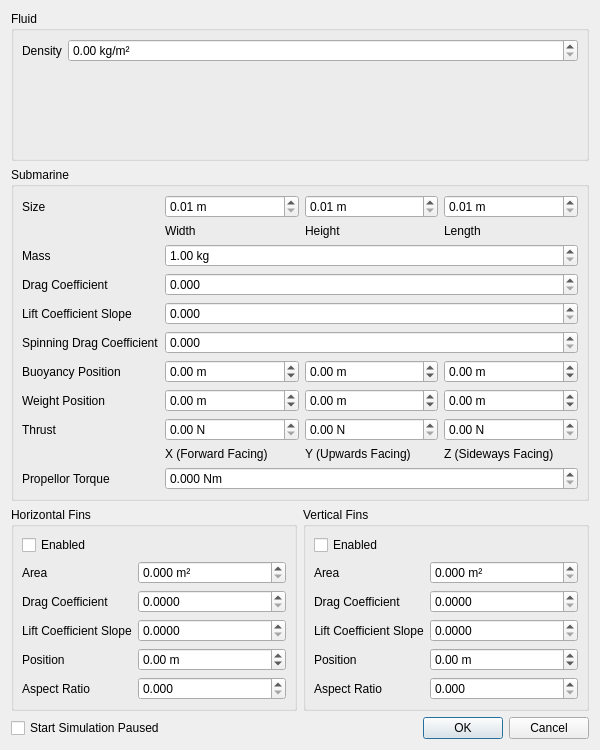
<?xml version="1.0" encoding="UTF-8"?>
<ui version="4.0">
 <class>SimulationPropertiesDialogue</class>
 <widget class="QDialog" name="SimulationPropertiesDialogue">
  <property name="geometry">
   <rect>
    <x>0</x>
    <y>0</y>
    <width>600</width>
    <height>750</height>
   </rect>
  </property>
  <property name="minimumSize">
   <size>
    <width>600</width>
    <height>750</height>
   </size>
  </property>
  <property name="windowTitle">
   <string>Simulation Properties</string>
  </property>
  <layout class="QVBoxLayout" name="verticalLayout">
   <item>
    <widget class="QGroupBox" name="groupBox">
     <property name="title">
      <string>Fluid</string>
     </property>
     <layout class="QFormLayout" name="formLayout">
      <property name="leftMargin">
       <number>8</number>
      </property>
      <property name="topMargin">
       <number>8</number>
      </property>
      <property name="rightMargin">
       <number>8</number>
      </property>
      <property name="bottomMargin">
       <number>8</number>
      </property>
      <item row="0" column="0">
       <widget class="QLabel" name="label">
        <property name="text">
         <string>Density</string>
        </property>
       </widget>
      </item>
      <item row="0" column="1">
       <widget class="QDoubleSpinBox" name="spinFluidDensity">
        <property name="suffix">
         <string> kg/m²</string>
        </property>
        <property name="minimum">
         <double>0.000000000000000</double>
        </property>
        <property name="maximum">
         <double>5000.000000000000000</double>
        </property>
       </widget>
      </item>
     </layout>
    </widget>
   </item>
   <item>
    <widget class="QGroupBox" name="groupBox_2">
     <property name="title">
      <string>Submarine</string>
     </property>
     <layout class="QFormLayout" name="formLayout_2">
      <property name="leftMargin">
       <number>8</number>
      </property>
      <property name="topMargin">
       <number>8</number>
      </property>
      <property name="rightMargin">
       <number>8</number>
      </property>
      <property name="bottomMargin">
       <number>8</number>
      </property>
      <item row="0" column="0">
       <widget class="QLabel" name="label_2">
        <property name="text">
         <string>Size</string>
        </property>
       </widget>
      </item>
      <item row="0" column="1">
       <layout class="QGridLayout" name="gridLayout">
        <item row="0" column="2">
         <widget class="QDoubleSpinBox" name="spinSubLength">
          <property name="suffix">
           <string> m</string>
          </property>
          <property name="minimum">
           <double>0.010000000000000</double>
          </property>
          <property name="maximum">
           <double>10.000000000000000</double>
          </property>
          <property name="singleStep">
           <double>0.100000000000000</double>
          </property>
         </widget>
        </item>
        <item row="0" column="1">
         <widget class="QDoubleSpinBox" name="spinSubHeight">
          <property name="suffix">
           <string> m</string>
          </property>
          <property name="minimum">
           <double>0.010000000000000</double>
          </property>
          <property name="maximum">
           <double>10.000000000000000</double>
          </property>
          <property name="singleStep">
           <double>0.100000000000000</double>
          </property>
         </widget>
        </item>
        <item row="0" column="0">
         <widget class="QDoubleSpinBox" name="spinSubWidth">
          <property name="suffix">
           <string> m</string>
          </property>
          <property name="minimum">
           <double>0.010000000000000</double>
          </property>
          <property name="maximum">
           <double>10.000000000000000</double>
          </property>
          <property name="singleStep">
           <double>0.100000000000000</double>
          </property>
         </widget>
        </item>
        <item row="1" column="0">
         <widget class="QLabel" name="label_22">
          <property name="font">
           <font>
            <pointsize>9</pointsize>
           </font>
          </property>
          <property name="text">
           <string>Width</string>
          </property>
         </widget>
        </item>
        <item row="1" column="1">
         <widget class="QLabel" name="label_3">
          <property name="font">
           <font>
            <pointsize>9</pointsize>
           </font>
          </property>
          <property name="text">
           <string>Height</string>
          </property>
         </widget>
        </item>
        <item row="1" column="2">
         <widget class="QLabel" name="label_4">
          <property name="font">
           <font>
            <pointsize>9</pointsize>
           </font>
          </property>
          <property name="text">
           <string>Length</string>
          </property>
         </widget>
        </item>
       </layout>
      </item>
      <item row="1" column="0">
       <widget class="QLabel" name="label_5">
        <property name="text">
         <string>Mass</string>
        </property>
       </widget>
      </item>
      <item row="1" column="1">
       <widget class="QDoubleSpinBox" name="spinSubMass">
        <property name="suffix">
         <string> kg</string>
        </property>
        <property name="minimum">
         <double>1.000000000000000</double>
        </property>
        <property name="maximum">
         <double>1000.000000000000000</double>
        </property>
       </widget>
      </item>
      <item row="2" column="0">
       <widget class="QLabel" name="label_6">
        <property name="text">
         <string>Drag Coefficient</string>
        </property>
       </widget>
      </item>
      <item row="2" column="1">
       <widget class="QDoubleSpinBox" name="spinSubDragCoefficient">
        <property name="decimals">
         <number>3</number>
        </property>
        <property name="maximum">
         <double>5.000000000000000</double>
        </property>
        <property name="singleStep">
         <double>0.010000000000000</double>
        </property>
       </widget>
      </item>
      <item row="3" column="0">
       <widget class="QLabel" name="label_7">
        <property name="text">
         <string>Lift Coefficient Slope</string>
        </property>
       </widget>
      </item>
      <item row="3" column="1">
       <widget class="QDoubleSpinBox" name="spinSubLiftCoefficientSlope">
        <property name="decimals">
         <number>3</number>
        </property>
        <property name="maximum">
         <double>5.000000000000000</double>
        </property>
        <property name="singleStep">
         <double>0.010000000000000</double>
        </property>
       </widget>
      </item>
      <item row="4" column="0">
       <widget class="QLabel" name="label_8">
        <property name="text">
         <string>Spinning Drag Coefficient</string>
        </property>
       </widget>
      </item>
      <item row="4" column="1">
       <widget class="QDoubleSpinBox" name="spinSubSpinningDragCoefficient">
        <property name="decimals">
         <number>3</number>
        </property>
        <property name="maximum">
         <double>5.000000000000000</double>
        </property>
        <property name="singleStep">
         <double>0.010000000000000</double>
        </property>
       </widget>
      </item>
      <item row="5" column="0">
       <widget class="QLabel" name="label_9">
        <property name="text">
         <string>Buoyancy Position</string>
        </property>
       </widget>
      </item>
      <item row="5" column="1">
       <layout class="QHBoxLayout" name="horizontalLayout_2">
        <item>
         <widget class="QDoubleSpinBox" name="spinSubBuoyancyPositionX">
          <property name="suffix">
           <string> m</string>
          </property>
          <property name="minimum">
           <double>-10.000000000000000</double>
          </property>
          <property name="maximum">
           <double>10.000000000000000</double>
          </property>
          <property name="singleStep">
           <double>0.100000000000000</double>
          </property>
         </widget>
        </item>
        <item>
         <widget class="QDoubleSpinBox" name="spinSubBuoyancyPositionY">
          <property name="suffix">
           <string> m</string>
          </property>
          <property name="minimum">
           <double>-10.000000000000000</double>
          </property>
          <property name="maximum">
           <double>10.000000000000000</double>
          </property>
          <property name="singleStep">
           <double>0.100000000000000</double>
          </property>
         </widget>
        </item>
        <item>
         <widget class="QDoubleSpinBox" name="spinSubBuoyancyPositionZ">
          <property name="suffix">
           <string> m</string>
          </property>
          <property name="minimum">
           <double>-10.000000000000000</double>
          </property>
          <property name="maximum">
           <double>10.000000000000000</double>
          </property>
          <property name="singleStep">
           <double>0.100000000000000</double>
          </property>
         </widget>
        </item>
       </layout>
      </item>
      <item row="6" column="0">
       <widget class="QLabel" name="label_10">
        <property name="text">
         <string>Weight Position</string>
        </property>
       </widget>
      </item>
      <item row="7" column="0">
       <widget class="QLabel" name="label_21">
        <property name="text">
         <string>Thrust</string>
        </property>
       </widget>
      </item>
      <item row="7" column="1">
       <layout class="QGridLayout" name="gridLayout_2">
        <item row="0" column="1">
         <widget class="QDoubleSpinBox" name="spinSubThrustY">
          <property name="suffix">
           <string> N</string>
          </property>
          <property name="maximum">
           <double>5000.000000000000000</double>
          </property>
         </widget>
        </item>
        <item row="0" column="0">
         <widget class="QDoubleSpinBox" name="spinSubThrustX">
          <property name="suffix">
           <string> N</string>
          </property>
          <property name="maximum">
           <double>5000.000000000000000</double>
          </property>
         </widget>
        </item>
        <item row="0" column="2">
         <widget class="QDoubleSpinBox" name="spinSubThrustZ">
          <property name="suffix">
           <string> N</string>
          </property>
          <property name="maximum">
           <double>5000.000000000000000</double>
          </property>
         </widget>
        </item>
        <item row="1" column="0">
         <widget class="QLabel" name="label_23">
          <property name="font">
           <font>
            <pointsize>9</pointsize>
           </font>
          </property>
          <property name="text">
           <string>X (Forward Facing)</string>
          </property>
         </widget>
        </item>
        <item row="1" column="1">
         <widget class="QLabel" name="label_24">
          <property name="font">
           <font>
            <pointsize>9</pointsize>
           </font>
          </property>
          <property name="text">
           <string>Y (Upwards Facing)</string>
          </property>
         </widget>
        </item>
        <item row="1" column="2">
         <widget class="QLabel" name="label_25">
          <property name="font">
           <font>
            <pointsize>9</pointsize>
           </font>
          </property>
          <property name="text">
           <string>Z (Sideways Facing)</string>
          </property>
         </widget>
        </item>
       </layout>
      </item>
      <item row="6" column="1">
       <layout class="QHBoxLayout" name="horizontalLayout_4">
        <item>
         <widget class="QDoubleSpinBox" name="spinSubWeightPositionX">
          <property name="suffix">
           <string> m</string>
          </property>
          <property name="minimum">
           <double>-10.000000000000000</double>
          </property>
          <property name="maximum">
           <double>10.000000000000000</double>
          </property>
          <property name="singleStep">
           <double>0.100000000000000</double>
          </property>
         </widget>
        </item>
        <item>
         <widget class="QDoubleSpinBox" name="spinSubWeightPositionY">
          <property name="suffix">
           <string> m</string>
          </property>
          <property name="minimum">
           <double>-10.000000000000000</double>
          </property>
          <property name="maximum">
           <double>10.000000000000000</double>
          </property>
          <property name="singleStep">
           <double>0.100000000000000</double>
          </property>
         </widget>
        </item>
        <item>
         <widget class="QDoubleSpinBox" name="spinSubWeightPositionZ">
          <property name="suffix">
           <string> m</string>
          </property>
          <property name="minimum">
           <double>-10.000000000000000</double>
          </property>
          <property name="maximum">
           <double>10.000000000000000</double>
          </property>
          <property name="singleStep">
           <double>0.100000000000000</double>
          </property>
         </widget>
        </item>
       </layout>
      </item>
      <item row="8" column="0">
       <widget class="QLabel" name="label_26">
        <property name="text">
         <string>Propellor Torque</string>
        </property>
       </widget>
      </item>
      <item row="8" column="1">
       <widget class="QDoubleSpinBox" name="spinSubPropellorTorque">
        <property name="suffix">
         <string> Nm</string>
        </property>
        <property name="decimals">
         <number>3</number>
        </property>
        <property name="maximum">
         <double>1000.000000000000000</double>
        </property>
        <property name="singleStep">
         <double>0.100000000000000</double>
        </property>
       </widget>
      </item>
     </layout>
    </widget>
   </item>
   <item>
    <layout class="QHBoxLayout" name="horizontalLayout">
     <item>
      <widget class="QGroupBox" name="groupBox_3">
       <property name="title">
        <string>Horizontal Fins</string>
       </property>
       <layout class="QFormLayout" name="formLayout_3">
        <property name="leftMargin">
         <number>8</number>
        </property>
        <property name="topMargin">
         <number>8</number>
        </property>
        <property name="rightMargin">
         <number>8</number>
        </property>
        <property name="bottomMargin">
         <number>8</number>
        </property>
        <item row="0" column="0">
         <widget class="QCheckBox" name="checkHorizontalFinsEnabled">
          <property name="text">
           <string>Enabled</string>
          </property>
         </widget>
        </item>
        <item row="1" column="0">
         <widget class="QLabel" name="label_11">
          <property name="text">
           <string>Area</string>
          </property>
         </widget>
        </item>
        <item row="3" column="0">
         <widget class="QLabel" name="label_12">
          <property name="text">
           <string>Lift Coefficient Slope</string>
          </property>
         </widget>
        </item>
        <item row="1" column="1">
         <widget class="QDoubleSpinBox" name="spinHorizontalFinsArea">
          <property name="suffix">
           <string> m²</string>
          </property>
          <property name="decimals">
           <number>3</number>
          </property>
          <property name="maximum">
           <double>100.000000000000000</double>
          </property>
          <property name="singleStep">
           <double>0.100000000000000</double>
          </property>
         </widget>
        </item>
        <item row="3" column="1">
         <widget class="QDoubleSpinBox" name="spinHorizontalFinsLiftCoefficientSlope">
          <property name="decimals">
           <number>4</number>
          </property>
          <property name="maximum">
           <double>5.000000000000000</double>
          </property>
          <property name="singleStep">
           <double>0.010000000000000</double>
          </property>
         </widget>
        </item>
        <item row="2" column="0">
         <widget class="QLabel" name="label_13">
          <property name="text">
           <string>Drag Coefficient</string>
          </property>
         </widget>
        </item>
        <item row="2" column="1">
         <widget class="QDoubleSpinBox" name="spinHorizontalFinsDragCoefficient">
          <property name="decimals">
           <number>4</number>
          </property>
          <property name="maximum">
           <double>5.000000000000000</double>
          </property>
          <property name="singleStep">
           <double>0.010000000000000</double>
          </property>
         </widget>
        </item>
        <item row="4" column="0">
         <widget class="QLabel" name="label_14">
          <property name="text">
           <string>Position</string>
          </property>
         </widget>
        </item>
        <item row="4" column="1">
         <widget class="QDoubleSpinBox" name="spinHorizontalFinsPosition">
          <property name="suffix">
           <string> m</string>
          </property>
          <property name="minimum">
           <double>-10.000000000000000</double>
          </property>
          <property name="maximum">
           <double>10.000000000000000</double>
          </property>
          <property name="singleStep">
           <double>0.100000000000000</double>
          </property>
         </widget>
        </item>
        <item row="5" column="1">
         <widget class="QDoubleSpinBox" name="spinHorizontalFinsAspectRatio">
          <property name="decimals">
           <number>3</number>
          </property>
          <property name="maximum">
           <double>5.000000000000000</double>
          </property>
          <property name="singleStep">
           <double>0.010000000000000</double>
          </property>
         </widget>
        </item>
        <item row="5" column="0">
         <widget class="QLabel" name="label_15">
          <property name="text">
           <string>Aspect Ratio</string>
          </property>
         </widget>
        </item>
       </layout>
      </widget>
     </item>
     <item>
      <widget class="QGroupBox" name="groupBox_4">
       <property name="title">
        <string>Vertical Fins</string>
       </property>
       <layout class="QFormLayout" name="formLayout_4">
        <property name="leftMargin">
         <number>8</number>
        </property>
        <property name="topMargin">
         <number>8</number>
        </property>
        <property name="rightMargin">
         <number>8</number>
        </property>
        <property name="bottomMargin">
         <number>8</number>
        </property>
        <item row="0" column="0">
         <widget class="QCheckBox" name="checkVerticalFinsEnabled">
          <property name="text">
           <string>Enabled</string>
          </property>
         </widget>
        </item>
        <item row="1" column="0">
         <widget class="QLabel" name="label_16">
          <property name="text">
           <string>Area</string>
          </property>
         </widget>
        </item>
        <item row="3" column="0">
         <widget class="QLabel" name="label_17">
          <property name="text">
           <string>Lift Coefficient Slope</string>
          </property>
         </widget>
        </item>
        <item row="1" column="1">
         <widget class="QDoubleSpinBox" name="spinVerticalFinsArea">
          <property name="suffix">
           <string> m²</string>
          </property>
          <property name="decimals">
           <number>3</number>
          </property>
          <property name="maximum">
           <double>100.000000000000000</double>
          </property>
          <property name="singleStep">
           <double>0.100000000000000</double>
          </property>
         </widget>
        </item>
        <item row="3" column="1">
         <widget class="QDoubleSpinBox" name="spinVerticalFinsLiftCoefficientSlope">
          <property name="decimals">
           <number>4</number>
          </property>
          <property name="maximum">
           <double>5.000000000000000</double>
          </property>
          <property name="singleStep">
           <double>0.010000000000000</double>
          </property>
         </widget>
        </item>
        <item row="2" column="0">
         <widget class="QLabel" name="label_18">
          <property name="text">
           <string>Drag Coefficient</string>
          </property>
         </widget>
        </item>
        <item row="2" column="1">
         <widget class="QDoubleSpinBox" name="spinVerticalFinsDragCoefficient">
          <property name="decimals">
           <number>4</number>
          </property>
          <property name="maximum">
           <double>5.000000000000000</double>
          </property>
         </widget>
        </item>
        <item row="4" column="0">
         <widget class="QLabel" name="label_19">
          <property name="text">
           <string>Position</string>
          </property>
         </widget>
        </item>
        <item row="4" column="1">
         <widget class="QDoubleSpinBox" name="spinVerticalFinsPosition">
          <property name="suffix">
           <string> m</string>
          </property>
          <property name="minimum">
           <double>-10.000000000000000</double>
          </property>
          <property name="maximum">
           <double>10.000000000000000</double>
          </property>
          <property name="singleStep">
           <double>0.100000000000000</double>
          </property>
         </widget>
        </item>
        <item row="5" column="0">
         <widget class="QLabel" name="label_20">
          <property name="text">
           <string>Aspect Ratio</string>
          </property>
         </widget>
        </item>
        <item row="5" column="1">
         <widget class="QDoubleSpinBox" name="spinVerticalFinsAspectRatio">
          <property name="decimals">
           <number>3</number>
          </property>
          <property name="maximum">
           <double>5.000000000000000</double>
          </property>
          <property name="singleStep">
           <double>0.010000000000000</double>
          </property>
         </widget>
        </item>
       </layout>
      </widget>
     </item>
    </layout>
   </item>
   <item>
    <layout class="QHBoxLayout" name="horizontalLayout_3">
     <item>
      <widget class="QCheckBox" name="checkStartPaused">
       <property name="text">
        <string>Start Simulation Paused</string>
       </property>
      </widget>
     </item>
     <item>
      <widget class="QDialogButtonBox" name="buttonBox">
       <property name="orientation">
        <enum>Qt::Horizontal</enum>
       </property>
       <property name="standardButtons">
        <set>QDialogButtonBox::Cancel|QDialogButtonBox::Ok</set>
       </property>
      </widget>
     </item>
    </layout>
   </item>
  </layout>
 </widget>
 <tabstops>
  <tabstop>spinFluidDensity</tabstop>
  <tabstop>spinSubWidth</tabstop>
  <tabstop>spinSubHeight</tabstop>
  <tabstop>spinSubLength</tabstop>
  <tabstop>spinSubMass</tabstop>
  <tabstop>spinSubDragCoefficient</tabstop>
  <tabstop>spinSubLiftCoefficientSlope</tabstop>
  <tabstop>spinSubSpinningDragCoefficient</tabstop>
  <tabstop>spinSubThrustX</tabstop>
  <tabstop>spinSubThrustY</tabstop>
  <tabstop>spinSubThrustZ</tabstop>
  <tabstop>checkHorizontalFinsEnabled</tabstop>
  <tabstop>spinHorizontalFinsArea</tabstop>
  <tabstop>spinHorizontalFinsDragCoefficient</tabstop>
  <tabstop>spinHorizontalFinsLiftCoefficientSlope</tabstop>
  <tabstop>spinHorizontalFinsPosition</tabstop>
  <tabstop>spinHorizontalFinsAspectRatio</tabstop>
  <tabstop>checkVerticalFinsEnabled</tabstop>
  <tabstop>spinVerticalFinsArea</tabstop>
  <tabstop>spinVerticalFinsDragCoefficient</tabstop>
  <tabstop>spinVerticalFinsLiftCoefficientSlope</tabstop>
  <tabstop>spinVerticalFinsPosition</tabstop>
  <tabstop>spinVerticalFinsAspectRatio</tabstop>
 </tabstops>
 <resources/>
 <connections>
  <connection>
   <sender>buttonBox</sender>
   <signal>accepted()</signal>
   <receiver>SimulationPropertiesDialogue</receiver>
   <slot>accept()</slot>
   <hints>
    <hint type="sourcelabel">
     <x>224</x>
     <y>728</y>
    </hint>
    <hint type="destinationlabel">
     <x>157</x>
     <y>274</y>
    </hint>
   </hints>
  </connection>
  <connection>
   <sender>buttonBox</sender>
   <signal>rejected()</signal>
   <receiver>SimulationPropertiesDialogue</receiver>
   <slot>reject()</slot>
   <hints>
    <hint type="sourcelabel">
     <x>292</x>
     <y>734</y>
    </hint>
    <hint type="destinationlabel">
     <x>286</x>
     <y>274</y>
    </hint>
   </hints>
  </connection>
 </connections>
</ui>
